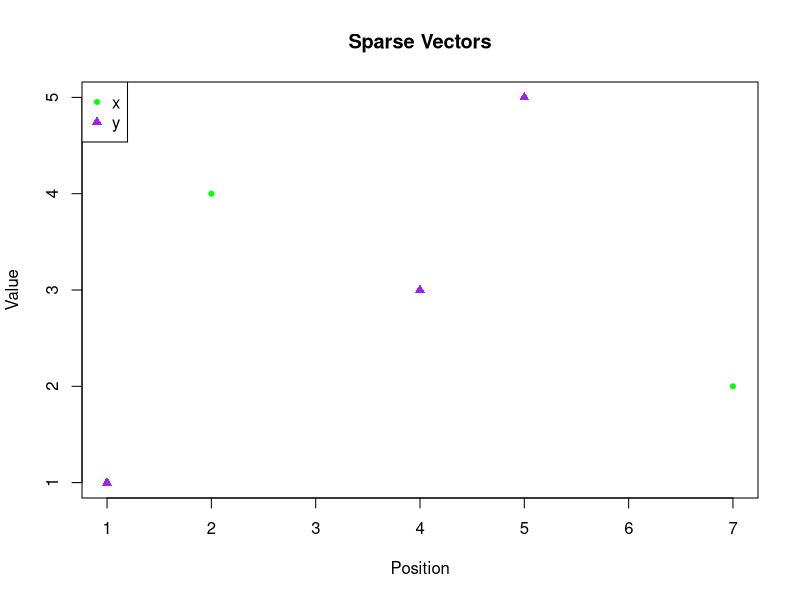

The R script that drew this image:
## HW5 Class/Methods

setClass(
    Class = "sparse_numeric",
    slots = c(
        value = "numeric",
        pos = "integer",
        length = "integer"
    )
)

setValidity("sparse_numeric", function(object){
  len <- length(object@value) == length(object@pos)
  pos <- all(object@pos > 0)
  within <- all(object@pos <= object@length)
  unique <- all(object@pos == sort(unique(object@pos)))
  validLen <- length(object@length) == 1 && object@length > 0
  
  all (len, pos, within, unique, validLen)
})

#x <- new("sparse_numeric", value = c(4, 3.2, 6.1), pos = c(2L, 3L, 5L), length = 5L)
#y <- new("sparse_numeric", value = c(1, 2), pos = c(1L, 10L), length = 5L)

setAs(from="numeric", to="sparse_numeric", def=function(from) {
  pos <- as.integer(which(from != 0))
  vals <- from[pos]
  len <- as.integer(length(from))
  new("sparse_numeric", value = vals, pos=pos, length = len)
})

setAs(from="sparse_numeric", to="numeric", def=function(from) {
  output <- numeric(from@length)
  output[from@pos] <- from@value
  output
})



setGeneric("sparse_add", function(x, y) standardGeneric("sparse_add"))
setMethod("sparse_add", signature(x="sparse_numeric", y="sparse_numeric"), function(x,y){
  if (x@length != y@length)
    stop()
  everything <- sort(unique(c(x@pos, y@pos)))
  x_vals <- ifelse(everything %in% x@pos, x@value[match(everything, x@pos)], 0)
  y_vals <- ifelse(everything %in% y@pos, y@value[match(everything, y@pos)], 0)
  total <- x_vals + y_vals
  final <- which(total != 0)
  new("sparse_numeric", 
      pos = everything[final],
      value = total[final],
      length = x@length)
})

setMethod("+", signature(e1="sparse_numeric", e2="sparse_numeric"), function(e1,e2) sparse_add(e1,e2))



setGeneric("sparse_sub", function(x, y) standardGeneric("sparse_sub"))
setMethod("sparse_sub", signature(x="sparse_numeric", y="sparse_numeric"), function(x,y){
  if (x@length != y@length)
    stop()
  everything <- sort(unique(c(x@pos, y@pos)))
  x_vals <- ifelse(everything %in% x@pos, x@value[match(everything, x@pos)], 0)
  y_vals <- ifelse(everything %in% y@pos, y@value[match(everything, y@pos)], 0)
  diff <- x_vals -  y_vals
  final <- which(diff != 0)
  new("sparse_numeric", 
      pos = everything[final],
      value = diff[final],
      length = x@length)
})

setMethod("-", signature(e1="sparse_numeric", e2="sparse_numeric"), function(e1,e2) sparse_sub(e1,e2))



setGeneric("sparse_mult", function(x, y) standardGeneric("sparse_mult"))
setMethod("sparse_mult", signature(x="sparse_numeric", y="sparse_numeric"), function(x,y){
  if (x@length != y@length)
    stop()
  
  overall_pos <- intersect(x@pos, y@pos)
  if (length(overall_pos) == 0) {
    return (new("sparse_numeric", value = numeric(0), pos=integer(0), length=x@length))
  }
  
  x_vals <- x@value[match(overall_pos, x@pos)]
  y_vals <- y@value[match(overall_pos, y@pos)]
  product <- x_vals * y_vals
  new("sparse_numeric", 
      pos = overall_pos,
      value = product,
      length = x@length)
  })

setMethod("*", signature(e1="sparse_numeric", e2="sparse_numeric"), function(e1,e2) sparse_mult(e1,e2))



setGeneric("sparse_crossprod", function(x, y) standardGeneric("sparse_crossprod"))

setMethod("sparse_crossprod", signature(x="sparse_numeric", y="sparse_numeric"), function(x, y){
  if (x@length != y@length) stop()
  
  overall_pos <- intersect(x@pos, y@pos)
  if (length(overall_pos) == 0) return(0)
  
  x_vals <- x@value[match(overall_pos, x@pos)]
  y_vals <- y@value[match(overall_pos, y@pos)]
  
  sum(x_vals * y_vals)
})

isGeneric("sparse_crossprod")  # should return TRUE
x <- as(c(0, 4, 0, 3, 0, 0, 2), "sparse_numeric")
y <- as(c(1, 0, 0, 3, 5, 0, 0), "sparse_numeric")
sparse_crossprod(x, y)  # should return 9



setMethod("show", "sparse_numeric", function(object){
  cat("The vector has length", object@length, "\n")
  cat("The position are:", object@pos, "\n")
  cat("And the vals are", object@value, "\n")
})

setMethod("plot", signature(x="sparse_numeric", y="sparse_numeric"), function(x,y,...){
  plot(1:x@length, rep(0, x@length), type = "n", ylim = range(c(x@value, y@value)),xlab = "Position", ylab = "Value", main = "Sparse Vectors", ...)
  
  points(x@pos, x@value, col="green",pch=20)
  points(y@pos, y@value, col="purple",pch=17)
  legend("topleft", legend=c("x","y"), col=c("green", "purple"),pch=c(20,17))
})


x <- as(c(0, 4, 0, 3, 0, 0, 2), "sparse_numeric")
y <- as(c(1, 0, 0, 3, 5, 0, 0), "sparse_numeric")

plot(x, y)


setMethod("length", "sparse_numeric", function(x){
  x@length
})
length(x)






